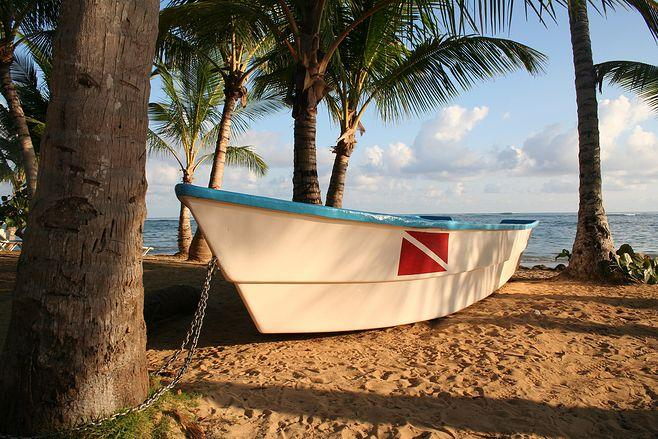
#> input picture boat.jpeg, 658 x 439 px
$ python FourierFilterHandler.py
#> lines starting #> are read from the running program, lines starting #| are printed output that depends on the picture
import cv2 as cv
import numpy as np
import matplotlib.pyplot as plt

boat = cv.imread('../boat.jpeg',0)
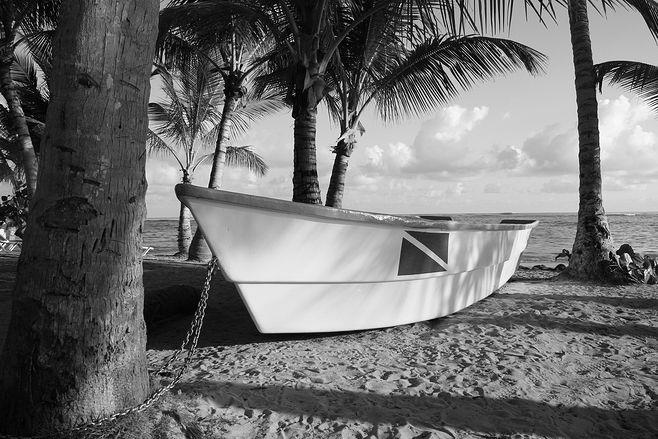
#> boat: shape (439, 658); min 0, max 255, mean 111
f = np.fft.fft2(boat)
fshift = np.fft.fftshift(f)

rows, cols = boat.shape
#> rows = 439; cols = 658
crow,ccol = int(rows/2), int(cols/2)
#> crow = 219; ccol = 329

fshift[crow-30:crow+30,ccol-30:ccol+30]=0
ishift = np.fft.ifftshift(fshift)
iimg = np.fft.ifft2(ishift)
iimg = np.abs(iimg)
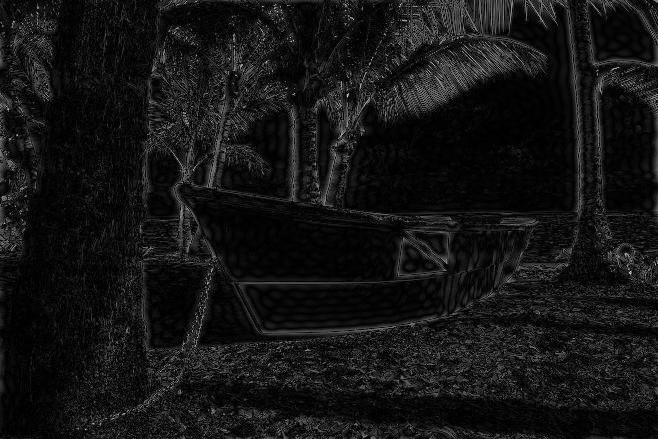
#> iimg: shape (439, 658) float64; min 0.00457, max 214.5, mean 20.8

plt.subplot(121),plt.imshow(boat,cmap= 'gray')
plt.title('original'),plt.axis('off')
plt.subplot(122),plt.imshow(iimg,cmap='gray')
plt.title('result'),plt.axis('off')
plt.show()
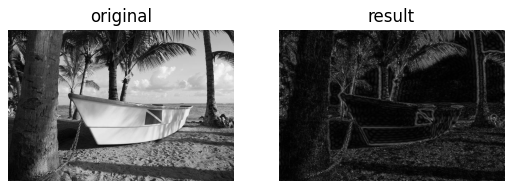
#> figure drawn by matplotlib, 2 panels
